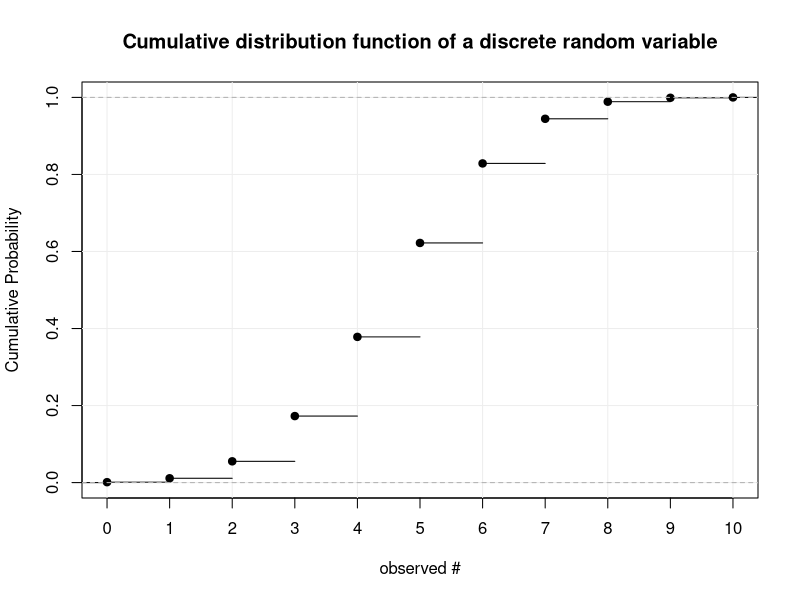
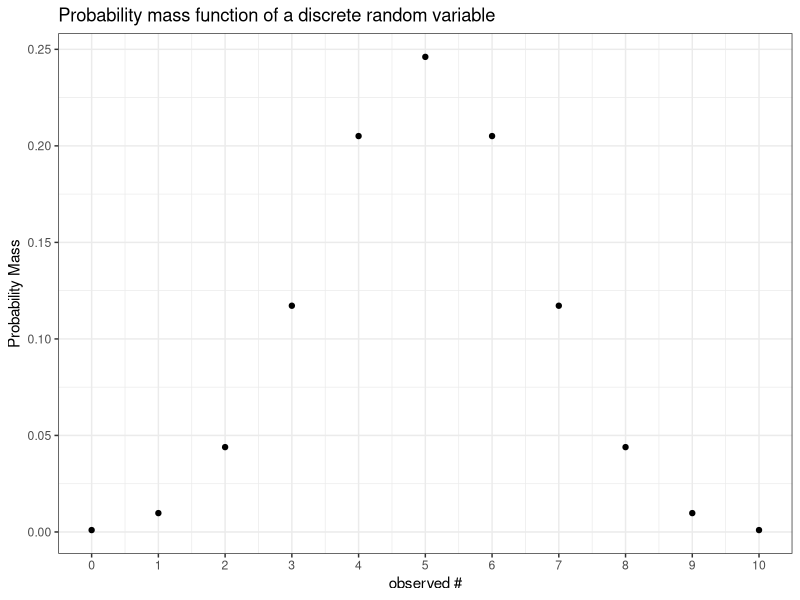
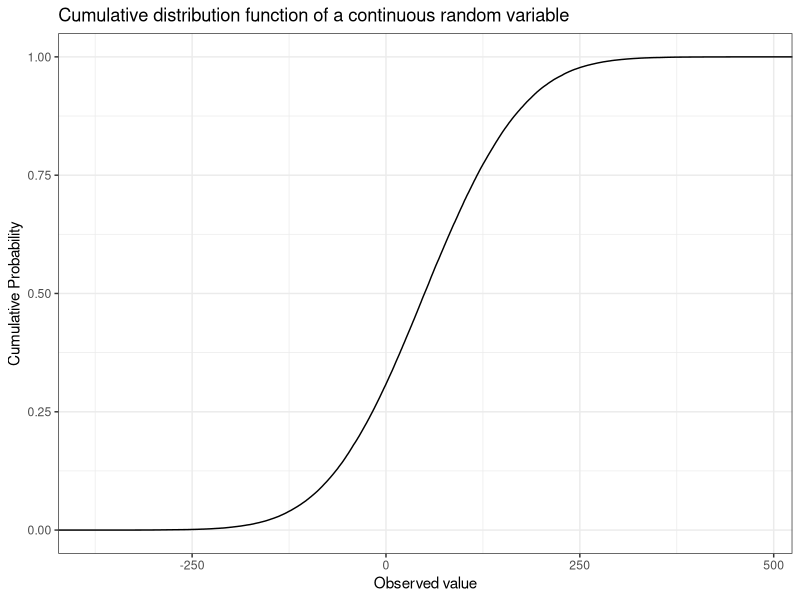
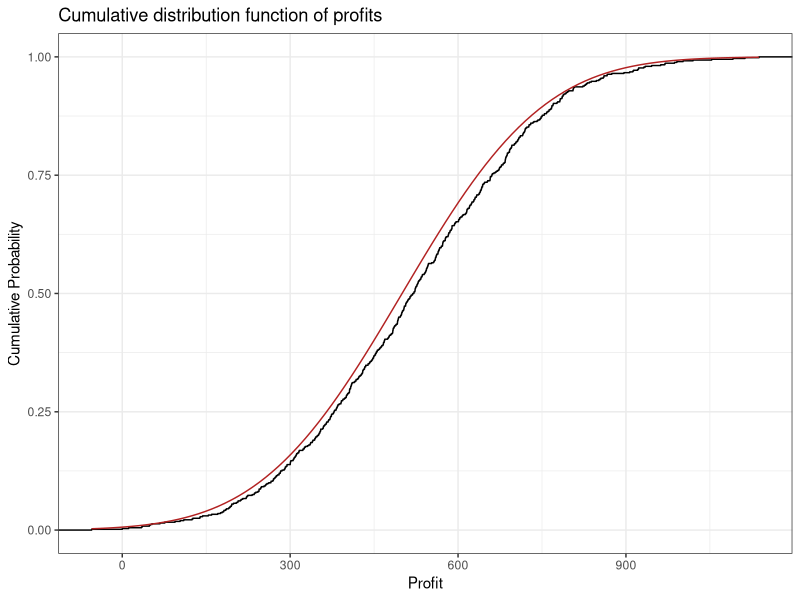
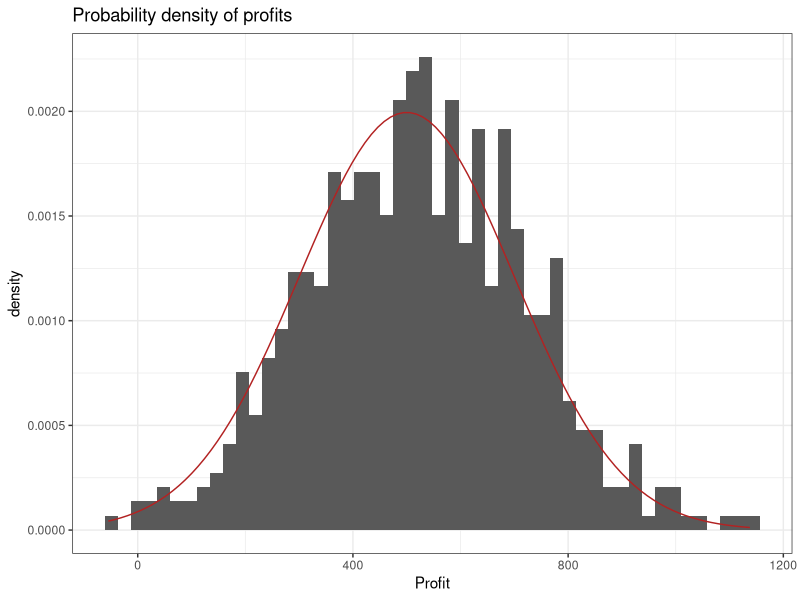

Recreate these plots in R, in order.
## ---- chunk 1
knitr::opts_chunk$set(echo = FALSE, message = FALSE, warning = FALSE)
## ---- chunk 2
y <- rbinom(1e5, 10, 0.5)
    plot(NULL, xlim=c(0, 10), ylim = c(0,1), 
                  ylab = "Cumulative Probability", xlab = "observed #", xaxt = "n", main="Cumulative distribution function of a discrete random variable")
    axis(1, at = 0:10)
        grid(NULL, NULL, lwd = 1, lty = 'solid', col = "gray93", equilogs = FALSE)
        lines(ecdf(y))
  
## ---- chunk 3
library(ggplot2)
y <- data.frame(x=0:10, y=dbinom(0:10, 10, 0.5))
ggplot(y, aes(x = x, y = y))+
  geom_point()+
  theme_bw()+
  scale_x_continuous(breaks = 0:10, labels=0:10)+
  labs(x = "observed #", y = "Probability Mass", title = "Probability mass function of a discrete random variable")
## ---- chunk 4
library(ggplot2)
cont <- data.frame(x=rnorm(2e5, 50, 100))
ggplot(cont, aes(x=x)) + 
  stat_ecdf() +
  labs(y = "Cumulative Probability", x = "Observed value", title = "Cumulative distribution function of a continuous random variable") +
  theme_bw() 
## ---- chunk 5
set.seed(0914)
library(lubridate)
library(ggplot2)
library(knitr)
 today <- now()
  dates <- today - weeks(1:600)
  weeks <- as.integer(week(dates))
  years <- as.integer(year(dates))
  mu_profits <- 500
  sd_profits <- 200
  profit <- round(rnorm(length(dates), mu_profits, sd_profits),2)
  profit_df <- data.frame(cbind("Year" = as.integer(years), "Week" = as.integer(weeks), "Profit" = profit ))

profit_df

  
ggplot(profit_df, aes(x = profit))+
  stat_ecdf()+
  stat_function(fun = function(x){pnorm(x, mu_profits, sd_profits)}, color = 'firebrick')+
  theme_bw()+
  labs(x = "Profit", y = "Cumulative Probability", title = "Cumulative distribution function of profits")

  
ggplot(profit_df, aes(x = profit))+
      geom_histogram(aes(y=..density..), bins = 50)+
      stat_function(fun = function(x){dnorm(x, mu_profits, sd_profits)}, color = 'firebrick')+
      theme_bw()+
  labs(x = 'Profit', title = "Probability density of profits")

